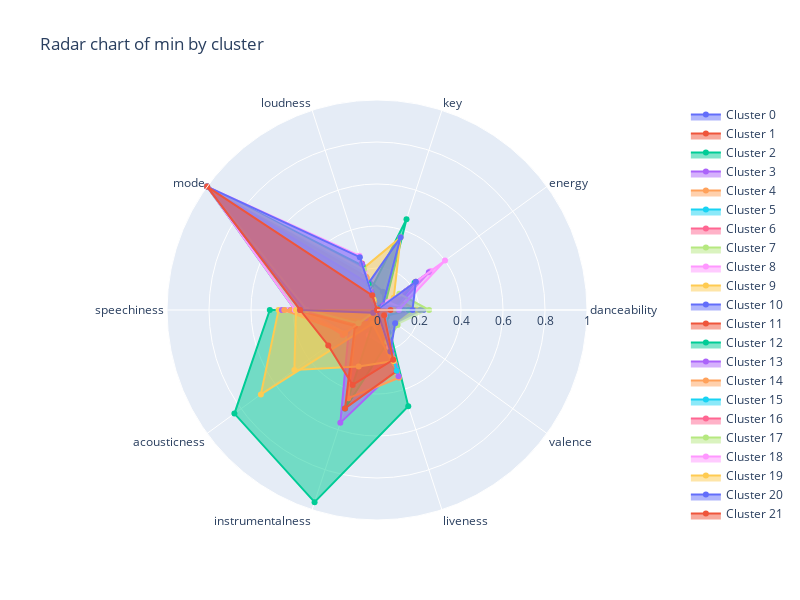

Source (notebook cell):
### Code cell
# min
scatter_objects = []
categories = songs5000_preprocessed_df.drop(columns=['tempo', 'duration_ms', 'time_signature', 'cluster']).columns

# Iterate over the unique clusters and add an object for each cluster to the list
for cluster in sorted(songs5000_preprocessed_df['cluster'].unique()):

  # Find the mean value for each column of the cluster
  cluster_means = [songs5000_preprocessed_df.loc[songs5000_preprocessed_df["cluster"] == cluster, category].min() for category in categories]
  cluster_scatter = go.Scatterpolar(r = cluster_means, theta = categories, fill = 'toself', name = f'Cluster {cluster}')
  scatter_objects.append(cluster_scatter)

# Create the figure (the white area)
fig = go.Figure()
fig.add_traces(scatter_objects)

# Add extras to the plot, such as title
fig.update_layout(
  title_text = 'Radar chart of min by cluster',
  height = 600,
  width = 800,
  polar = dict(radialaxis = dict(visible = True, range = [0, 1])),
  showlegend = True
)

fig.show()

### Figure 1 — Plotly figure (JSON) as saved in the notebook; plotly's stock layout.template omitted (floating-point values rounded to 4 significant figures)
{"data": [{"fill": "toself", "name": "Cluster 0", "r": [0.181, 0.0364, 0.09091, 0.1617, 0, 0.3478, 0.007007, 0, 0.1408, 0.05091], "theta": ["danceability", "energy", "key", "loudness", "mode", "speechiness", "acousticness", "instrumentalness", "liveness", "valence"], "type": "scatterpolar"}, {"fill": "toself", "name": "Cluster 1", "r": [0.063, 0.01597, 0, 0.08709, 0, 0.3794, 0.02684, 0, 0.1852, 0.04096], "theta": ["danceability", "energy", "key", "loudness", "mode", "speechiness", "acousticness", "instrumentalness", "liveness", "valence"], "type": "scatterpolar"}, {"fill": "toself", "name": "Cluster 2", "r": [0.0864, 0.04856, 0.4545, 0.09803, 0, 0.5104, 0.8393, 0.962, 0.482, 0.05572], "theta": ["danceability", "energy", "key", "loudness", "mode", "speechiness", "acousticness", "instrumentalness", "liveness", "valence"], "type": "scatterpolar"}, {"fill": "toself", "name": "Cluster 3", "r": [0.0897, 0.005424, 0, 0.1012, 0, 0.4356, 0.1657, 0.5651, 0.2962, 0.02849], "theta": ["danceability", "energy", "key", "loudness", "mode", "speechiness", "acousticness", "instrumentalness", "liveness", "valence"], "type": "scatterpolar"}, {"fill": "toself", "name": "Cluster 4", "r": [0.134, 0.03037, 0, 0.1572, 1, 0.3443, 0.04158, 0, 0.2122, 0.05119], "theta": ["danceability", "energy", "key", "loudness", "mode", "speechiness", "acousticness", "instrumentalness", "liveness", "valence"], "type": "scatterpolar"}, {"fill": "toself", "name": "Cluster 5", "r": [0.0596, 2.031e-05, 0, 0.04635, 0, 0.3373, 0.08408, 0, 0.2833, 0.0485], "theta": ["danceability", "energy", "key", "loudness", "mode", "speechiness", "acousticness", "instrumentalness", "liveness", "valence"], "type": "scatterpolar"}, {"fill": "toself", "name": "Cluster 6", "r": [0.138, 0.03828, 0, 0.1665, 1, 0.3593, 0.2016, 0, 0.2052, 0.05176], "theta": ["danceability", "energy", "key", "loudness", "mode", "speechiness", "acousticness", "instrumentalness", "liveness", "valence"], "type": "scatterpolar"}, {"fill": "toself", "name": "Cluster 7", "r": [0.0977, 0.01324, 0, 0.105, 0, 0.4317, 0.01018, 0, 0.252, 0.04907], "theta": ["danceability", "energy", "key", "loudness", "mode", "speechiness", "acousticness", "instrumentalness", "liveness", "valence"], "type": "scatterpolar"}, {"fill": "toself", "name": "Cluster 8", "r": [0.0747, 0.3153, 0, 0.2212, 0, 0.4217, 0, 0.1264, 0.195, 0.04736], "theta": ["danceability", "energy", "key", "loudness", "mode", "speechiness", "acousticness", "instrumentalness", "liveness", "valence"], "type": "scatterpolar"}, {"fill": "toself", "name": "Cluster 9", "r": [0.193, 0.0986, 0.3636, 0.2089, 1, 0.3513, 0.0329, 0, 0.1213, 0.1095], "theta": ["danceability", "energy", "key", "loudness", "mode", "speechiness", "acousticness", "instrumentalness", "liveness", "valence"], "type": "scatterpolar"}, {"fill": "toself", "name": "Cluster 10", "r": [0.205, 0.01924, 0, 0.118, 0, 0.3302, 0.1755, 0, 0.06863, 0.05275], "theta": ["danceability", "energy", "key", "loudness", "mode", "speechiness", "acousticness", "instrumentalness", "liveness", "valence"], "type": "scatterpolar"}, {"fill": "toself", "name": "Cluster 11", "r": [0.0616, 0.2287, 0, 0.2326, 0, 0.4031, 0, 0, 0.2692, 0.04495], "theta": ["danceability", "energy", "key", "loudness", "mode", "speechiness", "acousticness", "instrumentalness", "liveness", "valence"], "type": "scatterpolar"}, {"fill": "toself", "name": "Cluster 12", "r": [0.0768, 0.2212, 0, 0.2217, 1, 0.3903, 0, 0.4928, 0.1626, 0.04665], "theta": ["danceability", "energy", "key", "loudness", "mode", "speechiness", "acousticness", "instrumentalness", "liveness", "valence"], "type": "scatterpolar"}, {"fill": "toself", "name": "Cluster 13", "r": [0.0808, 0.3053, 0, 0.2303, 0, 0.4104, 0, 0.0006729, 0.2137, 0.04381], "theta": ["danceability", "energy", "key", "loudness", "mode", "speechiness", "acousticness", "instrumentalness", "liveness", "valence"], "type": "scatterpolar"}, {"fill": "toself", "name": "Cluster 14", "r": [0.0651, 0.001663, 0, 0.07065, 0, 0.4094, 0.1245, 0.4415, 0.3394, 0.04637], "theta": ["danceability", "energy", "key", "loudness", "mode", "speechiness", "acousticness", "instrumentalness", "liveness", "valence"], "type": "scatterpolar"}, {"fill": "toself", "name": "Cluster 15", "r": [0.0722, 0.00261, 0, 0.08836, 0, 0.386, 0.02102, 0, 0.194, 0.04608], "theta": ["danceability", "energy", "key", "loudness", "mode", "speechiness", "acousticness", "instrumentalness", "liveness", "valence"], "type": "scatterpolar"}, {"fill": "toself", "name": "Cluster 16", "r": [0.0648, 0.002116, 0, 0.06179, 0, 0.3849, 0.01268, 0.007984, 0.2697, 0.04466], "theta": ["danceability", "energy", "key", "loudness", "mode", "speechiness", "acousticness", "instrumentalness", "liveness", "valence"], "type": "scatterpolar"}, {"fill": "toself", "name": "Cluster 17", "r": [0.105, 0.003326, 0, 0.07159, 1, 0.3772, 0.006262, 0, 0.2678, 0.03739], "theta": ["danceability", "energy", "key", "loudness", "mode", "speechiness", "acousticness", "instrumentalness", "liveness", "valence"], "type": "scatterpolar"}, {"fill": "toself", "name": "Cluster 18", "r": [0.144, 0.06513, 0, 0.1943, 0, 0.3385, 0.004179, 0, 0.1727, 0.05572], "theta": ["danceability", "energy", "key", "loudness", "mode", "speechiness", "acousticness", "instrumentalness", "liveness", "valence"], "type": "scatterpolar"}, {"fill": "toself", "name": "Cluster 19", "r": [0.067, 0.03344, 0, 0.124, 0, 0.4688, 0.6836, 0.0681, 0.3101, 0.04509], "theta": ["danceability", "energy", "key", "loudness", "mode", "speechiness", "acousticness", "instrumentalness", "liveness", "valence"], "type": "scatterpolar"}, {"fill": "toself", "name": "Cluster 20", "r": [0.221, 0.03307, 0.3636, 0.1337, 1, 0.3455, 0.02202, 0, 0.169, 0.1124], "theta": ["danceability", "energy", "key", "loudness", "mode", "speechiness", "acousticness", "instrumentalness", "liveness", "valence"], "type": "scatterpolar"}, {"fill": "toself", "name": "Cluster 21", "r": [0.0897, 0.0007913, 0, 0.05331, 0, 0.3849, 0.1299, 0.4928, 0.3057, 0.04907], "theta": ["danceability", "energy", "key", "loudness", "mode", "speechiness", "acousticness", "instrumentalness", "liveness", "valence"], "type": "scatterpolar"}, {"fill": "toself", "name": "Cluster 22", "r": [0.151, 0.009048, 0, 0.1288, 0, 0.3536, 0.003804, 0, 0.1899, 0.05685], "theta": ["danceability", "energy", "key", "loudness", "mode", "speechiness", "acousticness", "instrumentalness", "liveness", "valence"], "type": "scatterpolar"}, {"fill": "toself", "name": "Cluster 23", "r": [0.0629, 0.03917, 0, 0.09193, 0, 0.453, 0.06707, 0, 0.332, 0.0468], "theta": ["danceability", "energy", "key", "loudness", "mode", "speechiness", "acousticness", "instrumentalness", "liveness", "valence"], "type": "scatterpolar"}, {"fill": "toself", "name": "Cluster 24", "r": [0.0619, 0.003236, 0, 0.04443, 0, 0.4415, 0.1878, 1.27e-05, 0.242, 0.03395], "theta": ["danceability", "energy", "key", "loudness", "mode", "speechiness", "acousticness", "instrumentalness", "liveness", "valence"], "type": "scatterpolar"}, {"fill": "toself", "name": "Cluster 25", "r": [0.0659, 0.0009854, 0, 0.05196, 0, 0.3478, 0.01917, 0, 0.3044, 0.03208], "theta": ["danceability", "energy", "key", "loudness", "mode", "speechiness", "acousticness", "instrumentalness", "liveness", "valence"], "type": "scatterpolar"}, {"fill": "toself", "name": "Cluster 26", "r": [0, 0, 0, 0, 0, 0, 0, 0, 0, 0], "theta": ["danceability", "energy", "key", "loudness", "mode", "speechiness", "acousticness", "instrumentalness", "liveness", "valence"], "type": "scatterpolar"}, {"fill": "toself", "name": "Cluster 27", "r": [0.248, 0.1313, 0, 0.2012, 1, 0.3326, 0.1083, 0, 0.1599, 0.1213], "theta": ["danceability", "energy", "key", "loudness", "mode", "speechiness", "acousticness", "instrumentalness", "liveness", "valence"], "type": "scatterpolar"}, {"fill": "toself", "name": "Cluster 28", "r": [0.104, 0.4004, 0, 0.2715, 1, 0.3903, 0.006262, 0, 0.1852, 0.04509], "theta": ["danceability", "energy", "key", "loudness", "mode", "speechiness", "acousticness", "instrumentalness", "liveness", "valence"], "type": "scatterpolar"}, {"fill": "toself", "name": "Cluster 29", "r": [0.0786, 0.002271, 0, 0.05257, 0, 0.386, 0.4864, 0.2823, 0.2558, 0.04438], "theta": ["danceability", "energy", "key", "loudness", "mode", "speechiness", "acousticness", "instrumentalness", "liveness", "valence"], "type": "scatterpolar"}, {"fill": "toself", "name": "Cluster 30", "r": [0.169, 0.2287, 0, 0.2644, 1, 0.3661, 0.02271, 0, 0.2072, 0.1069], "theta": ["danceability", "energy", "key", "loudness", "mode", "speechiness", "acousticness", "instrumentalness", "liveness", "valence"], "type": "scatterpolar"}, {"fill": "toself", "name": "Cluster 31", "r": [0.0643, 0.003955, 0, 0.07353, 1, 0.3661, 0.287, 0.3752, 0.2492, 0.04181], "theta": ["danceability", "energy", "key", "loudness", "mode", "speechiness", "acousticness", "instrumentalness", "liveness", "valence"], "type": "scatterpolar"}], "layout": {"height": 600, "polar": {"radialaxis": {"range": [0, 1], "visible": true}}, "showlegend": true, "title": {"text": "Radar chart of min by cluster"}, "width": 800}}
